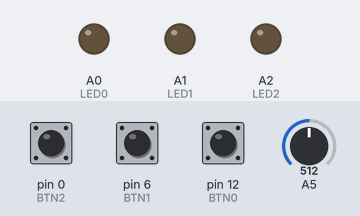
Recording of a sketch running on a simulated Arduino Uno, built with avr-gcc and run on an emulated ATmega328P. Shown: output pins drawn as LEDs (lit = HIGH). The test bench sets the inputs (shaded band); at power-on: pin 6 (BTN1) HIGH, pin 0 (BTN2) HIGH, pin 12 (BTN0) HIGH, A5 = 512. Random numbers use the default seed unless the sketch sets one.

Above: at 9.8 s.
9.9 s: pin 6 (BTN1) pulled LOW for 0.25 s
At 10.2 s:
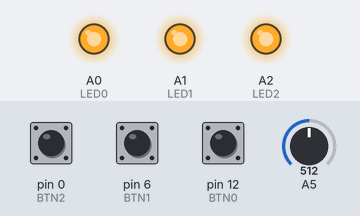
At 13.7 s:
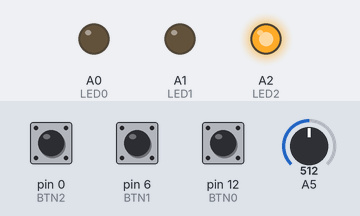
Timing chart, 0 to 19.1 s (numbered marks = the images above; inputs shaded):
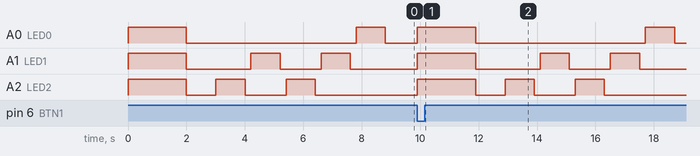

Measured:
- after the input at 9.9 s, A0 (LED0): LOW → HIGH at once, → LOW 2.0 s later, → HIGH 5.8 s later, → LOW 1.0 s later; A1 (LED1): goes HIGH 2.0 s, LOW 2.2 s, HIGH 1.0 s, LOW 1.4 s, HIGH 1.0 s, then LOW, starting at once; A2 (LED2): goes HIGH 2.0 s, LOW 1.0 s, HIGH 1.0 s, LOW 1.4 s, HIGH 1.0 s, then LOW, starting at once

The sketch:

proto_demo_simon3.ino
```cpp
#define CODE_MIN_LENGTH 5
#define CODE_MAX_LENGTH 100

#define NUM_BTN 3
#define BTN0 12
#define BTN1 6
#define BTN2 0
#define LED0 A0
#define LED1 A1
#define LED2 A2

typedef enum {
  WAITING,
  FAILED,
  PASSED
} success_t ;

unsigned int leds[NUM_BTN] = { LED0, LED1, LED2 };

void ledAnimationFailure() {
  digitalWrite(LED0, HIGH);
  digitalWrite(LED1, HIGH);
  digitalWrite(LED2, HIGH);
  delay(2000);
  digitalWrite(LED0, LOW);
  digitalWrite(LED1, LOW);
  digitalWrite(LED2, LOW);
}

void ledAnimationSuccess() {
  for (unsigned int i=0; i < 5; i++) {
    digitalWrite(LED0, HIGH);
    digitalWrite(LED1, LOW);
    digitalWrite(LED2, LOW);
    delay(50);
    digitalWrite(LED0, LOW);
    digitalWrite(LED1, HIGH);
    digitalWrite(LED2, LOW);
    delay(50);
    digitalWrite(LED0, LOW);
    digitalWrite(LED1, LOW);
    digitalWrite(LED2, HIGH);
    delay(50);
    digitalWrite(LED0, LOW);
    digitalWrite(LED1, LOW);
    digitalWrite(LED2, LOW);
    delay(50);
  }
}

void ledAnimationShowCode(unsigned int code[CODE_MAX_LENGTH], unsigned int length) {
  for (unsigned int i=0; i < length; i++) {
    digitalWrite(leds[code[i]], HIGH);
    delay(1000);
    digitalWrite(leds[code[i]], LOW);
    delay(200);
  }
}

void setup() {
  pinMode(BTN0, INPUT_PULLUP);
  pinMode(BTN1, INPUT_PULLUP);
  pinMode(BTN2, INPUT_PULLUP);
  pinMode(LED0, OUTPUT);
  pinMode(LED1, OUTPUT);
  pinMode(LED2, OUTPUT);
  //Serial.begin(115200);
}

void loop() {
  static success_t result = FAILED; // boot state => restart from failure
  static unsigned int code[CODE_MAX_LENGTH];
  static unsigned int length = 0;
  static unsigned int press_index = 0;
  static bool pressed = false;

  bool btns[NUM_BTN] = { !digitalRead(BTN0), !digitalRead(BTN1), !digitalRead(BTN2) };
  unsigned int btns_sum1 = 0;
  for (unsigned int i=0; i < NUM_BTN; i++) {
    if (btns[i]) {
      btns_sum1 += i+1;
    }
  }

  if (result == FAILED) {
    ledAnimationFailure();
    delay(1000);
    // generate a full new code
    randomSeed(analogRead(A5)); // https://www.arduino.cc/reference/en/language/functions/random-numbers/random/
    for (unsigned int i=0; i < CODE_MAX_LENGTH; i++) {
      code[i] = random(NUM_BTN); // generates a number in range [0 ; NUM_BTN-1]
    }
    // reset status
    length = CODE_MIN_LENGTH;
    result = WAITING;
    press_index = 0;
    // show the code to be reproduced
    ledAnimationShowCode(code, length);
  }
  else if (result == PASSED) {
    ledAnimationSuccess();
    delay(1000);
    if (length < CODE_MAX_LENGTH) {
      // go to next step
      length++;
      result = WAITING;
      press_index = 0;
      // show the code to be reproduced
      ledAnimationShowCode(code, length);
    }
    else {
      // maximum level reached!
      ledAnimationSuccess();
      ledAnimationSuccess();
      ledAnimationSuccess();
      // restart from scratch
      result = FAILED;
    }
  }
  else { // waiting for user input
    // lit the LEDs corresponding to the current button(s) press
    for (unsigned int i=0; i < NUM_BTN; i++) {
      digitalWrite(leds[i], btns[i]);
    }
    // then check if the button(s) press matches the code
    if (btns_sum1) {
      if (!pressed) {
        pressed = true;
        // compare button press to stored code @ press_index
        //Serial.println(btns_sum1-1 + String(" ?= ") + code[press_index]);
        if (btns_sum1-1 == code[press_index]) { // good input!
          if (++press_index == length) {
            result = PASSED;
          }
          // else: wait for the user to complete his/her input
        }
        else {
          result = FAILED;
        }
      }
    }
    else if (pressed && btns_sum1 == 0) {
      pressed = false;
    }
  }
}
```
